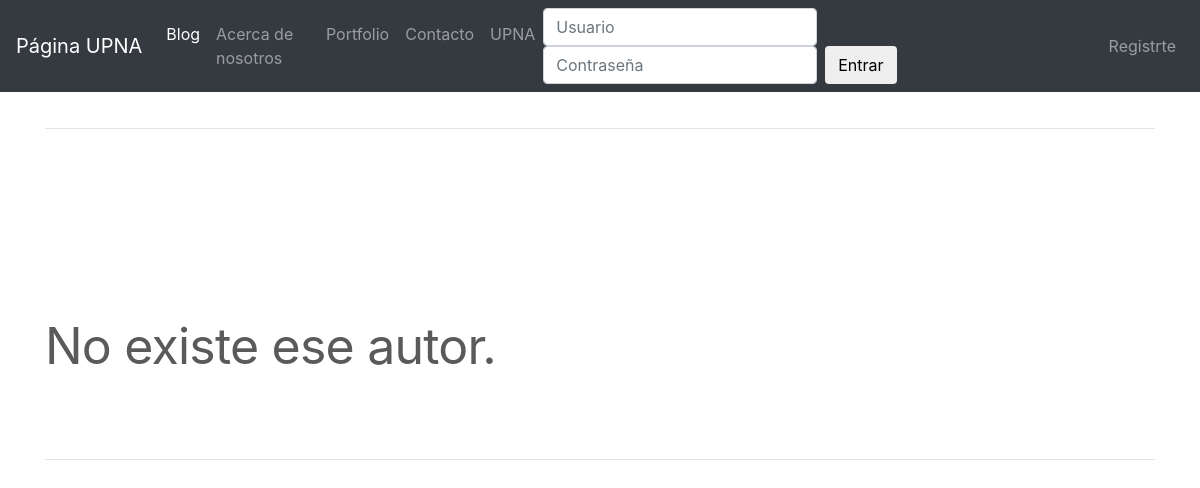
/blog/detalleEntrada/1/, run on an earlier commit of the app's database.
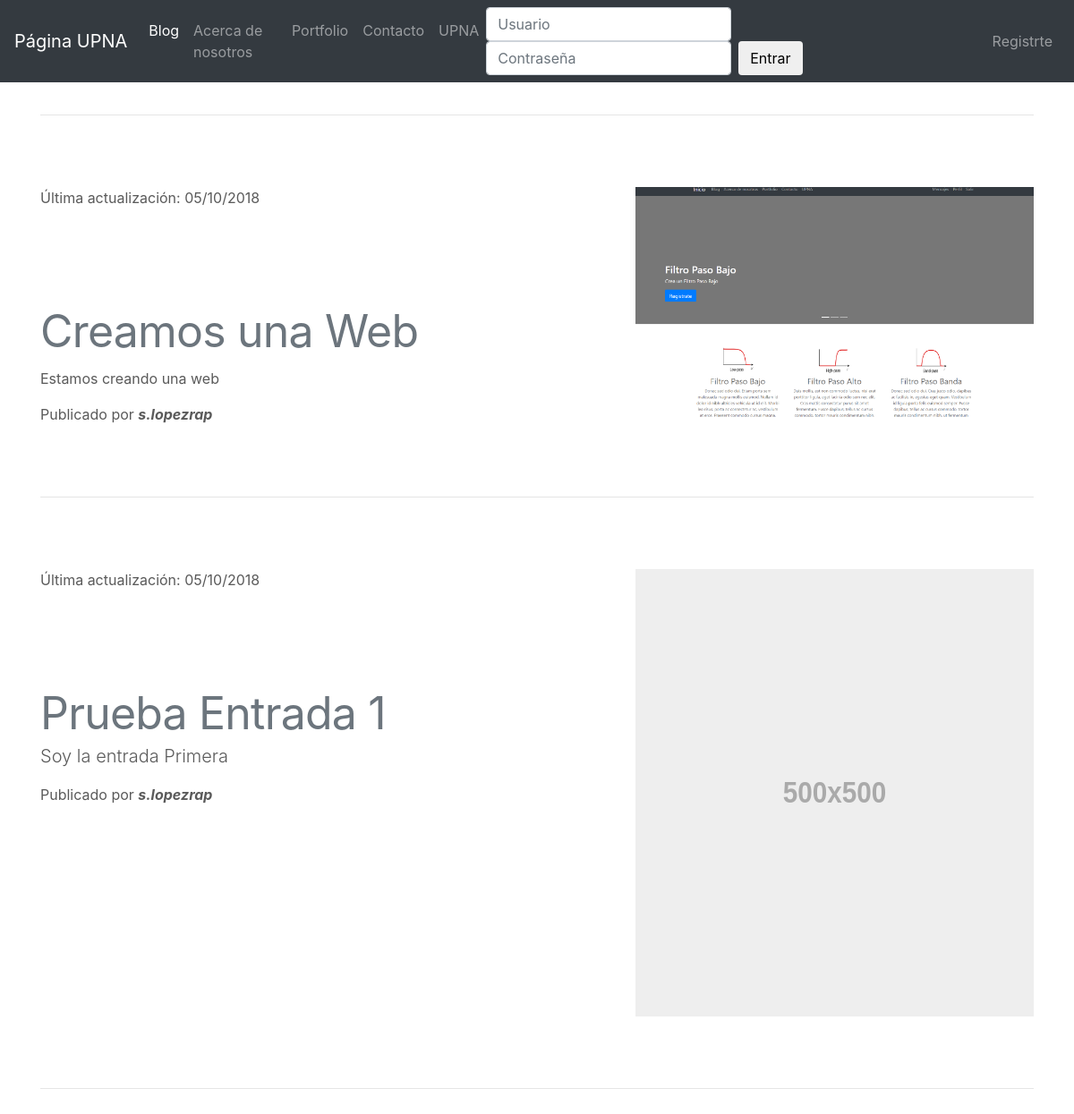
And on a later commit of the database.
### AppBlog/models.py (models this page shows, shortened)
class ModeloBlog(models.Model):
    title = models.CharField(max_length=200, verbose_name = "Titulo")
    content = RichTextField(verbose_name = "Contenido")
    image = models.ImageField(verbose_name="Imagen",upload_to="Blog",null=True,blank=True)
    author = models.ForeignKey(User, verbose_name = "Autor",on_delete=models.CASCADE)
    created = models.DateTimeField(auto_now=False,auto_now_add=True,verbose_name = "Fecha de creacion")
    updated = models.DateTimeField(auto_now=True,auto_now_add=False, verbose_name = "Fecha de creacion")
    class Meta:
        verbose_name = "Entrada"
        verbose_name_plural ="Entradas"
        ordering = ['-created']

### AppBlog/views.py (the view)
# urls.py: path('detalleEntrada/<int:pk>/', views.VistaDetalleEntradasBlog, name='name-detalleEntrada'),
def VistaDetalleEntradasBlog(request,pk):
    try:
        if request.method == "GET":
            template = "AppBlog/DetalleEntrada.html"
            nombre_pestania = "Detalle"
            EntradaBlog = ModeloBlog.objects.all().filter(author__id=pk)
            contexto = {
                "clave_nombre_pestania" : nombre_pestania,
                'clave_entradasBlog_template':EntradaBlog,
                }
            return render(request, template , contexto)
    except ModeloBlog.DoesNotExist:
        return redirect(reverse('name-404'))

### AppBlog/templates/AppBlog/DetalleEntrada.html (shortened to what this page needs)
{% extends 'AppCore/Base.html' %}
{% load static %}
{% block contenido %}
	{% if clave_entradasBlog_template.count > 0 %}
	  {% for post in clave_entradasBlog_template %}
		<div class="container marketing">
			<hr class="featurette-divider">
			<div class="row featurette">
			  <div class="col-md-7">
			  	<span class="section-heading-upper">Última actualización: {{post.updated|date:"SHORT_DATE_FORMAT"}}</span>
			    <h2 class="featurette-heading"><span class="text-muted">{{post.title}}</span></h2>
			    <p class="lead">{{post.content|safe}}</p>
			    <span class="section-heading-under">
			    Publicado por
			    	<em>
				    	<b>
				    		<a>{{ post.author }}</a>
				     	</b>
			       </em>
			    </span>
			   </div>
			   <div class="col-md-5">
			  	 {% if post.image %}
			  		<img class="featurette-image img-fluid mx-auto" src="{{post.image.url}}" alt="Generic placeholder image">
			  	 {% else %}
			   		<img class="featurette-image img-fluid mx-auto" data-src="holder.js/500x500/auto" alt="Generic placeholder image">
			     {% endif %}
			   </div>
		    </div>
		   {% if forloop.last %}
	   			<hr class="featurette-divider">
		  {% endif %}
		</div>
  	{% endfor %}
 	{% else %}
 		<div class="container marketing">
	 		<hr class="featurette-divider">
	 		<div class="row featurette">
	 		  <div class="col-md-7">
	 		    <h2 class="featurette-heading">
	 				No existe ese autor.
	 		    </h2>
	 			</div>
	 		</div>
	 		<hr class="featurette-divider">
 	   </div>
	{% endif %}
{% endblock %}

What changed in the data, as far as the page shows it:
added ModeloBlog: updated "05/10/2018", title "Creamos una Web", content "Estamos creando una web", author "s.lopezrap", image (picture)
added ModeloBlog: updated "05/10/2018", title "Prueba Entrada 1", content "Soy la entrada Primera", author "s.lopezrap"
Also different on the page:
text no longer shown: "No existe ese autor."
